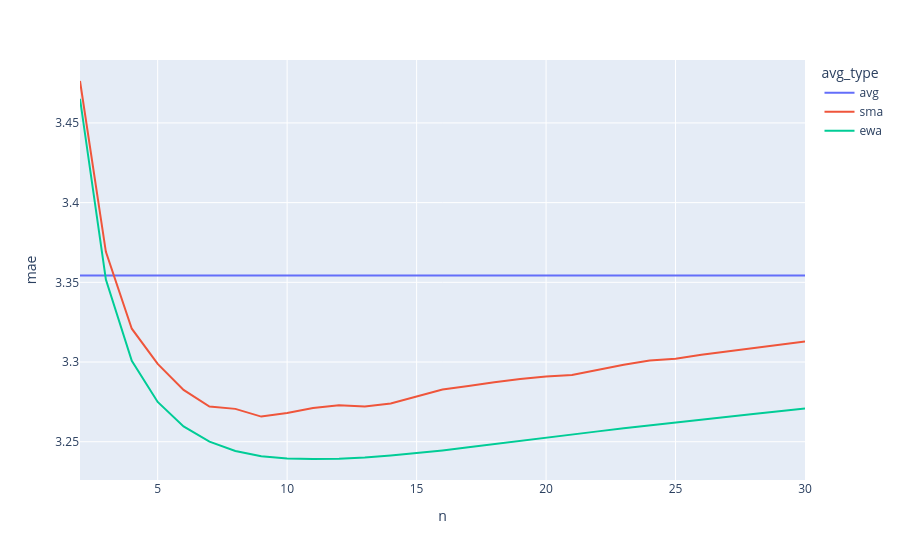

The cell this chart's notebook holds for it:
### Markdown cell above
## Adjusting the window size (SMA) and span (EWA) parameters to see if we can do better

### Code cell
df_holder = []

for n in tqdm(range(2, 31)):
    avg_df = get_avg_pace(df=df_2010_2020, min_period=1, window=n, span=n, start_season=2010, end_season=2020)
    
    matchups = create_matchups(avg_df)   
    
    metrics_df3 = output_metrics(matchups, avg_methods, model_type='mean')
    
    metrics_df3['n'] = n
    
    df_holder.append(metrics_df3)
    
    
metric_df3_all = pd.concat(df_holder)
metric_df3_all

fig = px.line(metric_df3_all, x='n', y='mae', color='avg_type')

fig.show()

### Figure 1 — Plotly figure (JSON) as saved in the notebook; plotly's stock layout.template omitted (floating-point values rounded to 4 significant figures)
{"data": [{"hovertemplate": "avg_type=avg<br>n=%{x}<br>mae=%{y}<extra></extra>", "legendgroup": "avg", "line": {"color": "#636efa", "dash": "solid"}, "mode": "lines", "name": "avg", "orientation": "v", "showlegend": true, "type": "scatter", "x": [2, 3, 4, 5, 6, 7, 8, 9, 10, 11, 12, 13, 14, 15, 16, 17, 18, 19, 20, 21, 22, 23, 24, 25, 26, 27, 28, 29, 30], "xaxis": "x", "y": [3.354, 3.354, 3.354, 3.354, 3.354, 3.354, 3.354, 3.354, 3.354, 3.354, 3.354, 3.354, 3.354, 3.354, 3.354, 3.354, 3.354, 3.354, 3.354, 3.354, 3.354, 3.354, 3.354, 3.354, 3.354, 3.354, 3.354, 3.354, 3.354], "yaxis": "y"}, {"hovertemplate": "avg_type=sma<br>n=%{x}<br>mae=%{y}<extra></extra>", "legendgroup": "sma", "line": {"color": "#EF553B", "dash": "solid"}, "mode": "lines", "name": "sma", "orientation": "v", "showlegend": true, "type": "scatter", "x": [2, 3, 4, 5, 6, 7, 8, 9, 10, 11, 12, 13, 14, 15, 16, 17, 18, 19, 20, 21, 22, 23, 24, 25, 26, 27, 28, 29, 30], "xaxis": "x", "y": [3.476, 3.369, 3.321, 3.299, 3.283, 3.272, 3.271, 3.266, 3.268, 3.271, 3.273, 3.272, 3.274, 3.278, 3.283, 3.285, 3.287, 3.289, 3.291, 3.292, 3.295, 3.298, 3.301, 3.302, 3.305, 3.307, 3.309, 3.311, 3.313], "yaxis": "y"}, {"hovertemplate": "avg_type=ewa<br>n=%{x}<br>mae=%{y}<extra></extra>", "legendgroup": "ewa", "line": {"color": "#00cc96", "dash": "solid"}, "mode": "lines", "name": "ewa", "orientation": "v", "showlegend": true, "type": "scatter", "x": [2, 3, 4, 5, 6, 7, 8, 9, 10, 11, 12, 13, 14, 15, 16, 17, 18, 19, 20, 21, 22, 23, 24, 25, 26, 27, 28, 29, 30], "xaxis": "x", "y": [3.465, 3.352, 3.301, 3.275, 3.26, 3.25, 3.244, 3.241, 3.24, 3.239, 3.239, 3.24, 3.241, 3.243, 3.245, 3.246, 3.249, 3.251, 3.253, 3.255, 3.257, 3.258, 3.26, 3.262, 3.264, 3.266, 3.267, 3.269, 3.271], "yaxis": "y"}], "layout": {"legend": {"title": {"text": "avg_type"}, "tracegroupgap": 0}, "margin": {"t": 60}, "xaxis": {"anchor": "y", "domain": [0, 1], "title": {"text": "n"}}, "yaxis": {"anchor": "x", "domain": [0, 1], "title": {"text": "mae"}}}}
